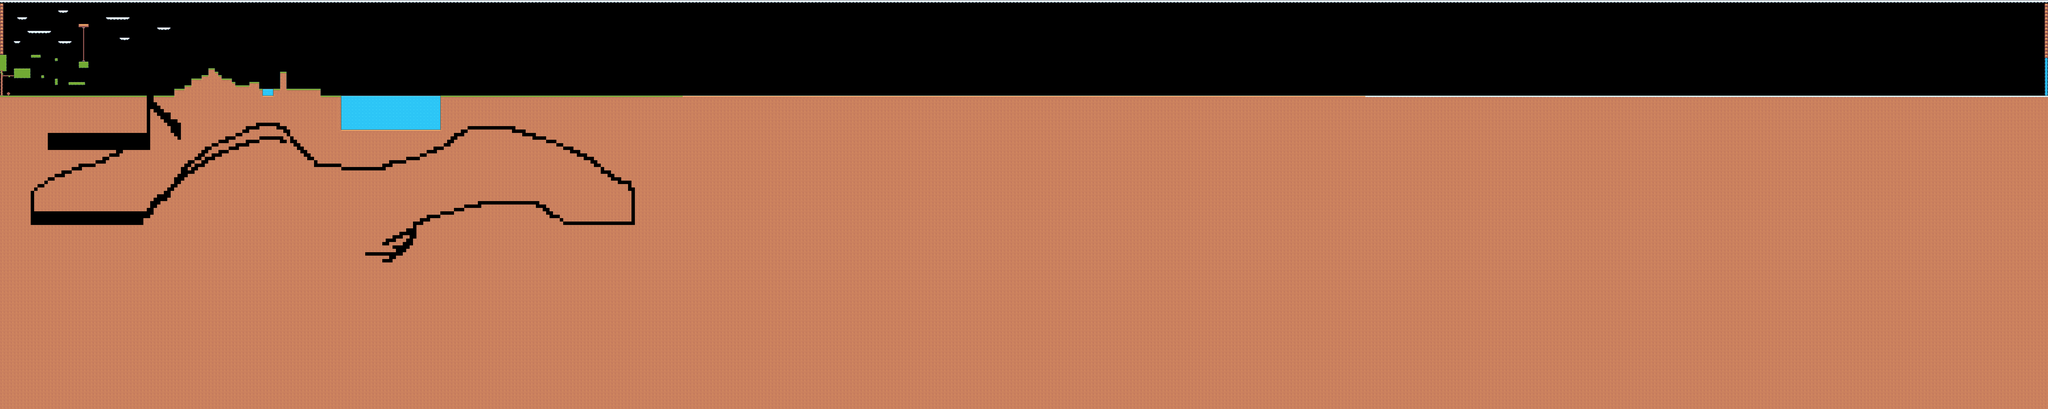

A level layout from a 2D game, rendered from its tile map. Below: a short description, then the map file with tile-grid data replaced by summaries:
An orthogonal 600x120 tile map with 18x18 px tiles, 3 tile layers (fixed-walls, fixed-water, fixed-deco), 1 hidden layer not drawn, 2 tilesets.

<map version="1.9" tiledversion="1.9.1" orientation="orthogonal" renderorder="right-down" width="600" height="120" tilewidth="18" tileheight="18" infinite="0" nextlayerid="6" nextobjectid="6">
 <tileset firstgid="1" source="tiles_bg.tsx" />
 <tileset firstgid="37" source="tiles_packed.tsx" />
 <layer id="1" name="bg" width="600" height="120" visible="0">
  <data>[72000 cells, 72000 non-empty, 21 distinct tile ids]</data>
 </layer>
 <layer id="3" name="fixed-walls" width="600" height="120">
  <data>[72000 cells, 55064 non-empty, 43 distinct tile ids]</data>
 </layer>
 <layer id="5" name="fixed-water" width="600" height="120">
  <data>[72000 cells, 296 non-empty, 2 distinct tile ids]</data>
 </layer>
 <layer id="4" name="fixed-deco" width="600" height="120">
  <data>[72000 cells, 1 non-empty, 1 distinct tile ids]</data>
 </layer>
</map>
